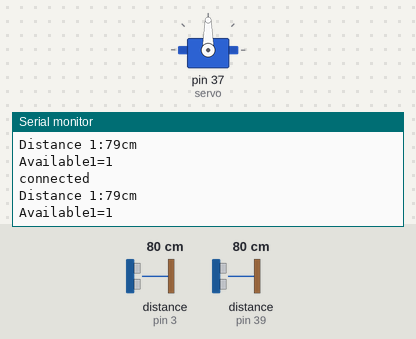
Recording of a sketch running on a simulated Arduino Mega 2560, built with avr-gcc and run on an emulated ATmega2560. Parts: servo, the last lines printed to the serial monitor. Wiring (inferred from the names in the program): 2 × ultrasonic range finder: trigger pin 2, echo pin 3 / trigger pin 38, echo pin 39. The inputs (shaded band) are chosen by the test bench; at power-on: distance to the obstacle (sensors on pin 3, pin 39) 80 cm. The echo pulse lasts 58.3 µs per cm; WiFi joins after 1.5 s; servers stay silent unless stated; uploads are accepted with an empty reply.

Above: at 2.8 s.
2.9 s: distance to the obstacle (sensor on pin 3) set to 299 cm
At 3.12 s:
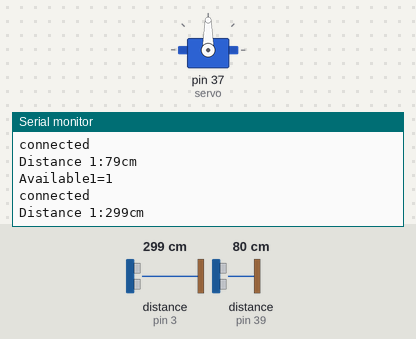
5.9 s: distance to the obstacle (sensor on pin 39) set to 299 cm
At 6.29 s:
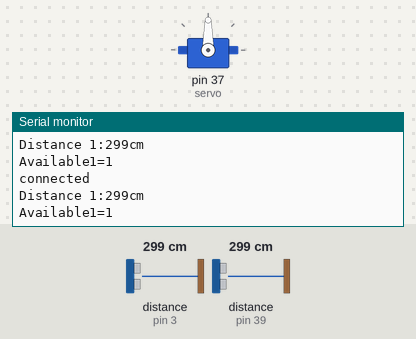

Measured:
- after the input at 2.9 s, the serial monitor: prints a new line after 0.08 s (image 1)

The sketch:

StateFairArduinoCode.ino
```cpp
#include <Ethernet.h>
#include <SPI.h>
#include <Servo.h>

Servo servo;
//declaring variables to get the right data
int available1;
int available2;
int available3;
int available4;
int available5;
//distance for teh ultrasonic sensor
long distance1;
long distance2;
long distance3;
long distance4;
long distance5;
//duration taken for the sensor to transmit ultrasonic waves
long duration1;
long duration2;
long duration3;
long duration4;
long duration5;
//opening the servo for the cars to enter
long servoduration;
long servodistance;
//the output pins for the sensor
#define trig1  2
/*#define trig2  28
#define trig3  30
#define trig4  32
#define trig5  34*/
//the input pins for the sensor
#define echo1  3/*
#define echo2  29
#define echo3  31
#define echo4  33
#define echo5  35*/
//the out and in pins for the sensor
#define servotrig 38
#define servoecho 39
//ethernet datapins
char server[] = "192.168.43.17";
EthernetClient client;
//default computer address
byte mac[]={
  0x1C, 0x4D, 0x70, 0x14, 0x24, 0x3B
  };

int response;

void setup() {

  Ethernet.begin(mac);
  Serial.begin (9600);
  delay(100);

//  response = client.connect(server, 80);
//
//  if (response) {
//    Serial.println("connected");
//  } else {
//    // if you didn't get a connection to the server:
//    Serial.println("connection failed");
//  }
  //defining the modes of the pins for the sensor

  pinMode(trig1,OUTPUT);/*
  pinMode(trig2,OUTPUT);
  pinMode(trig3,OUTPUT);
  pinMode(trig4,OUTPUT);
  pinMode(trig5,OUTPUT);*/

  pinMode(echo1,INPUT);/*
  pinMode(echo2,INPUT);
  pinMode(echo3,INPUT);
  pinMode(echo4,INPUT);
  pinMode(echo5,INPUT);*/

  pinMode(servotrig,OUTPUT);
  pinMode(servoecho,INPUT);

  servo.attach(37);
}

void loop() {
  //finding the distance for each of the sensors
  digitalWrite(trig1, LOW);
  delayMicroseconds(2);
  digitalWrite(trig1, HIGH);
  delayMicroseconds(10);
  digitalWrite(trig1, LOW);
  duration1 = pulseIn(echo1, HIGH);
  distance1 = (duration1/2) / 29.1;

  /*
  digitalWrite(trig2, LOW);
  delayMicroseconds(2);
  digitalWrite(trig2, HIGH);
  delayMicroseconds(10);
  digitalWrite(trig2, LOW);
  duration2 = pulseIn(echo2, HIGH);
  distance2 = (duration2/2) / 29.1;

  digitalWrite(trig3, LOW);
  delayMicroseconds(2);
  digitalWrite(trig3, HIGH);
  delayMicroseconds(10);
  digitalWrite(trig3, LOW);
  duration3 = pulseIn(echo3, HIGH);
  distance3 = (duration3/2) / 29.1;

  digitalWrite(trig4, LOW);
  delayMicroseconds(2);
  digitalWrite(trig4, HIGH);
  delayMicroseconds(10);
  digitalWrite(trig4, LOW);
  duration4 = pulseIn(echo4, HIGH);
  distance4 = (duration4/2) / 29.1;


  digitalWrite(trig5, LOW);
  delayMicroseconds(2);
  digitalWrite(trig5, HIGH);
  delayMicroseconds(10);
  digitalWrite(trig5, LOW);
  duration5 = pulseIn(echo5, HIGH);
  distance5 = (duration5/2) / 29.1;
*/
  Serial.print("Distance 1:");
  Serial.print(distance1);
  Serial.println("cm");
/*
  Serial.print("Distance 2:");
  Serial.print(distance2);
  Serial.println("cm");

  Serial.print("Distance 3:");
  Serial.print(distance3);
  Serial.println("cm");

  Serial.print("Distance 4:");
  Serial.print(distance4);
  Serial.println("cm");


  Serial.print("Distance 5:");
  Serial.print(distance5);
  Serial.println("cm");
*/
 delay(100);

//getting the actual value required to do the project successfully

  if(distance1<6)
  {
    available1=0;
  }
  else{
    available1 =1;
  }
/*
  if(distance2<6)
  {
    available2=0;
  }
  else{
    available2 =1;
  }

  if(distance3<6)
  {
    available3=0;
  }
  else{
    available3 =1;
  }
 if(distance4<6)
  {
    available4=0;
  }
  else{
    available4 =1;
  }

  if(distance5<6)
  {
    available5=0;
  }
  else{
    available5 =1;
  }

  */
  digitalWrite(servotrig, LOW);
  delayMicroseconds(2);
  digitalWrite(servotrig, HIGH);
  delayMicroseconds(10);
  digitalWrite(servotrig, LOW);
  servoduration = pulseIn(servoecho, HIGH);

    if(servodistance<10)
  {
    servo.write(90);
  }
  else
  {
    servo.write(-90);
  }

//passing the variables to the php page.

    if (!client.connected())
    {
      Serial.print("Available1=");
      Serial.println(available1);
/*      Serial.print("Available2=");
      Serial.println(available2);
      Serial.print("Available3=");
      Serial.println(available3);
      Serial.print("Available4=");
      Serial.println(available4);
      Serial.print("Available5=");
      Serial.println(available5);
   */   client.stop();
     delay(100);
      if (client.connect(server, 80))
      {
        Serial.println("connected");
        // Make a HTTP request:
        client.print("GET hardware/UpdateAvailability.php?Position=");
        client.print("1");
        client.print("&&");
        client.print("Available=");
        client.print(available1);
        client.println(" HTTP/1.1");
        client.println("Host: 192.168.43.17");
        client.println("Connection: close");
        client.println();
        client.stop();
       }
      else
      {
        // if you didn't get a connection to the server:
        Serial.println("connection failed");
      }
/*
      if (client.connect(server, 80))
      {
        Serial.println("connected");
        // Make a HTTP request:
        client.print("GET /UpdateAvailability.php?Position=");
        client.print("2");
        client.print("&&");
        client.print("Available=");
        client.print(available2);
        client.println(" HTTP/1.1");
        client.println("Host: 192.168.43.17");
        client.println("Connection: close");
        client.println();
        client.stop();
       }
      else
      {
        // if you didn't get a connection to the server:
        Serial.println("connection failed");
      }

     if (client.connect(server, 80))
      {
        Serial.println("connected");
        // Make a HTTP request:
        client.print("GET /UpdateAvailability.php?Position=");
        client.print("3");
        client.print("&&");
        client.print("Available=");
        client.print(available3);
        client.println(" HTTP/1.1");
        client.println("Host: 192.168.43.17");
        client.println("Connection: close");
        client.println();
        client.stop();
       }
      else
      {
        // if you didn't get a connection to the server:
        Serial.println("connection failed");
      }


     if (client.connect(server, 80))
      {
        Serial.println("connected");
        // Make a HTTP request:
        client.print("GET /UpdateAvailability.php?Position=");
        client.print("4");
        client.print("&&");
        client.print("Available=");
        client.print(available4);
        client.println(" HTTP/1.1");
        client.println("Host: 192.168.43.17");
        client.println("Connection: close");
        client.println();
        client.stop();
       }
      else
      {
        // if you didn't get a connection to the server:
        Serial.println("connection failed");
      }
     if (client.connect(server, 80))
      {
        Serial.println("connected");
        // Make a HTTP request:
        client.print("GET /UpdateAvailability.php?Position=");
        client.print("5");
        client.print("&&");
        client.print("Available=");
        client.print(available5);
        client.println(" HTTP/1.1");
        client.println("Host: 192.168.43.17");
        client.println("Connection: close");
        client.println();
        client.stop();
       }
      else
      {
        // if you didn't get a connection to the server:
        Serial.println("connection failed");
      }
  */
    }
}
```
